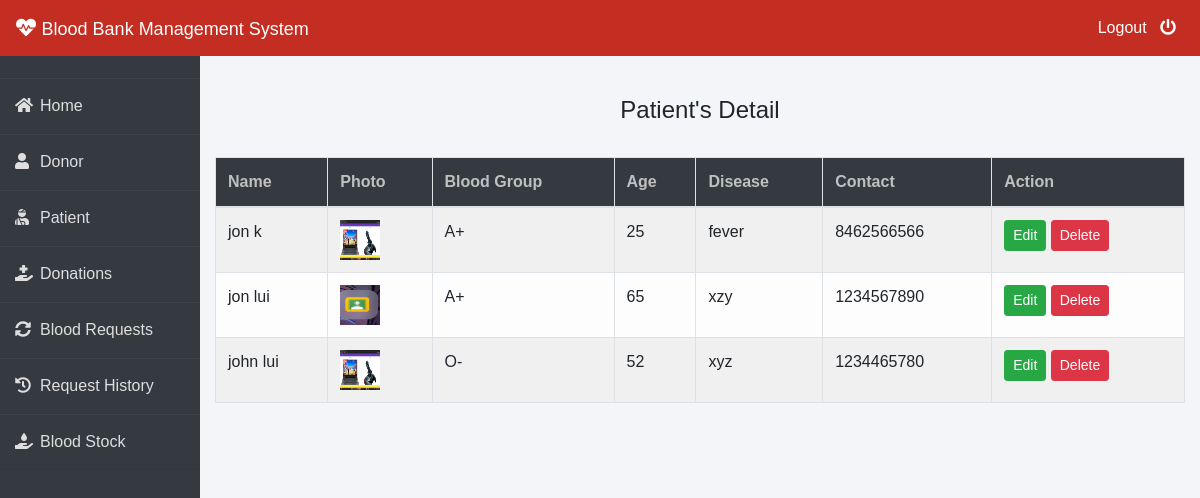
/admin-patient (signed in), run on the app's committed database.
### patient/models.py (models this page shows, shortened)
class Patient(models.Model):
    user=models.OneToOneField(User,on_delete=models.CASCADE)
    profile_pic= models.ImageField(upload_to='profile_pic/Patient/',null=True,blank=True)
    age=models.PositiveIntegerField()
    bloodgroup=models.CharField(max_length=10)
    disease=models.CharField(max_length=100)
    doctorname=models.CharField(max_length=50)
    address = models.CharField(max_length=40)
    mobile = models.CharField(max_length=20,null=False)
    @property
    def get_name(self):
        return self.user.first_name+" "+self.user.last_name

### blood/views.py (the view)
# urls.py: path('admin-patient', views.admin_patient_view,name='admin-patient'),
@login_required(login_url='adminlogin')
def admin_patient_view(request):
    patients=pmodels.Patient.objects.all()
    return render(request,'blood/admin_patient.html',{'patients':patients})

### templates/blood/admin_patient.html
{% extends 'blood/adminbase.html' %}
{% block content %}
{% load widget_tweaks %}
{%load static%}
<br><br>
<div class="container">
    <H4 class="text-center">Patient's Detail</H4><br>
    <table class="table table-light table-hover table-bordered table-striped">
        <thead class="bg-dark">
            <tr>
                <th scope="col" style="color: rgb(192, 192, 192);">Name</th>
                <th scope="col" style="color: rgb(192, 192, 192);">Photo</th>
                <th scope="col" style="color: rgb(192, 192, 192);">Blood Group</th>
                <th scope="col" style="color: rgb(192, 192, 192);">Age</th>
                <th scope="col" style="color: rgb(192, 192, 192);">Disease</th>
                <th scope="col" style="color: rgb(192, 192, 192);">Contact</th>
                <th style="color: rgb(192, 192, 192);">Action</th>
            </tr>
        </thead>
        <tbody>
            {% for t in patients %}
            <tr>
                <td> {{t.get_name}}</td>
                <td> <img src="{% static t.profile_pic.url %}" alt="Profile Pic" height="40px" width="40px" /></td>
                <td>{{t.bloodgroup}}</td>
                <td>{{t.age}}</td>
                <td>{{t.disease}}</td>
                <td>{{t.mobile}}</td>
                <td>
                    <button class="btn btn-success btn-sm"><a  style="text-decoration: none;color: white;" href="{% url 'update-patient' t.id  %}">Edit</a> </button>
                    <button class="btn btn-danger btn-sm"><a  style="text-decoration: none;color: white;" href="{% url 'delete-patient' t.id  %}">Delete</a> </button>
                </td>
            </tr>
            {% endfor %}
        </tbody>
    </table>
</div>
{% endblock content %}

### templates/blood/adminbase.html (shortened to what this page needs)
<!DOCTYPE html>
<html lang="en">
<head>
    <link rel="stylesheet" href="https://maxcdn.bootstrapcdn.com/bootstrap/4.0.0/css/bootstrap.min.css">
    <link rel="stylesheet" href="https://cdnjs.cloudflare.com/ajax/libs/font-awesome/5.14.0/css/all.css">
</head>
<body>
    <nav class="navbar navbar-expand-lg navbar-light fixed-top bg-danger">
        <a style="color:white;" class="navbar-brand" href="/"><i class="fa fa-heartbeat"></i>&nbsp;<font face = "Comic sans MS" size ="4">Blood Bank Management System</font></a>
        <div class="navbar-collapse collapse w-100 order-3 dual-collapse2">
            <ul class="navbar-nav ml-auto">
                <li class="nav-item">
                    <a class="nav-link" style="color: white;" href="/logout">Logout &nbsp; <i class="fas fa-power-off"></i></a>
                </li>
            </ul>
        </div>
      </nav>
<br><br>
<div class="wrapper">
    <div class="sidebar">
        <ul>
            <li><a style="text-decoration:none;" href="/"><i class="fas fa-home"></i>Home</a></li>
            <li><a style="text-decoration:none;" href="/admin-donor"><i class="fas fa-user"></i>Donor</a></li>
            <li><a style="text-decoration:none;" href="/admin-patient"><i class="fas fa-user-injured"></i>Patient</a></li>
            <li><a style="text-decoration:none;" href="/admin-donation"><i class="fas fa-hand-holding-medical"></i>Donations</a></li>
            <li><a style="text-decoration:none;" href="/admin-request"><i class="fas fa-sync-alt"></i>Blood Requests</a></li>
            <li><a style="text-decoration:none;" href="/admin-request-history"><i class="fas fa-history"></i>Request History</a></li>
            <li><a style="text-decoration:none;" href="/admin-blood"><i class="fas fa-hand-holding-water"></i>Blood Stock</a></li>
        </ul>
    </div>
    <div class="main_content">
{% block content %}
{% endblock content %}
    </div>
</div>
</body>
</html>

### templates/blood/adminbase.html (style rules this page uses)
* { margin: 0; padding: 0; box-sizing: border-box; list-style: none; text-decoration: none; font-family: 'Josefin Sans', sans-serif; }
body { background-color: #f3f5f9; }
.bg-danger { background-color: #c32d22!important; }
.wrapper { display: flex; position: relative; }
.wrapper .sidebar { width: 200px; height: 100%; background: #343a40; padding: 30px 0px; position: fixed; }
.wrapper .sidebar ul li { padding: 15px; border-bottom: 1px solid #dedede; border-bottom: 1px solid rgba(0,0,0,0.05); border-top: 1px solid rgba(255,255,255,0.05); }
.wrapper .sidebar ul li a { color: #dedede; display: block; }
.wrapper .sidebar ul li a .fas { width: 25px; }
.wrapper .main_content { width: 100%; margin-left: 200px; }

### data on the page
Patient: get_name "jon k", profile_pic (picture), bloodgroup "A+", age "25", disease "fever", mobile "8462566566"
Patient: get_name "jon lui", profile_pic (picture), bloodgroup "A+", age "65", disease "xzy", mobile "1234567890"
Patient: get_name "john lui", profile_pic (picture), bloodgroup "O-", age "52", disease "xyz", mobile "1234465780"
